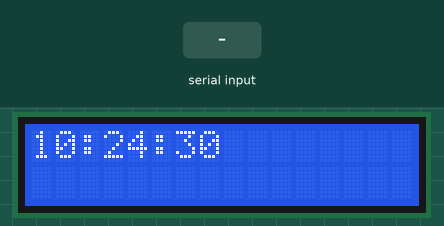
Recording of a sketch running on a simulated Arduino Uno, built with avr-gcc and run on an emulated ATmega328P. On the bench: 16×2 character LCD. The inputs (shaded band) are chosen by the test bench. The local clock reads 2024-03-15 10:24:30 at power-on unless the sketch sets it; what the sketch prints to the serial monitor is not drawn.

Above: at 0.1 s.
At 1.2 s:
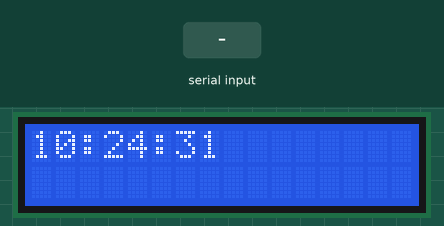
1.3 s: ".\n" received over the second serial link
At 6.3 s:
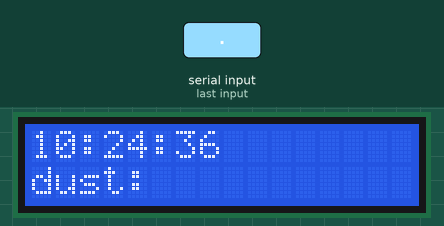
Timing chart, 0 to 7.8 s (numbered marks = the images above; inputs shaded):
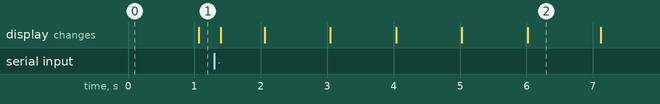

Measured:
- after the input at 1.3 s, the display: first changes after 0.10 s (image 2 shows a later state)

The sketch:

Fin-A_code.ino
```cpp
//////////////////// loop문의 알고리즘을 설명합니다. ////////////////////
// 마지막 글자가 \n이라는 뜻은 문장 끝에 줄바꿈 문자가 있음(엔터)을 의미하므로,
// test 시리얼 모니터에서 읽어온 글자가 '\n' 문자일 때까지
// string 변수인 RMsg에 저장합니다. (else문)
//
// 마지막 문자가 '\n'문자이면 마지막 문자를 저장하고
// 문자열의 끝을 나타내는 \0을 추가로 저장합니다.
// 저장된 문자열을 strncpy 함수를 사용해서 1차원 char배열 변수인 Msg에 저장합니다.
// 문자가 저장된 Msg에서 출력할 글자가 몇 글자인지 알기 위해서 \n의 인덱스를 찾습니다.
// 예를 들어, 값이 6.10이라고 하면 Msg의 인덱스는 5입니다. >>> 6, ., 1, 0, \n
// 이대로 lcd에 Msg를 출력하면 \n문자까지 출력되기 때문에 \n를 제외하기 위해서
// 인덱스-1 만큼만 Msg를 출력합니다.
//
// 그런데, 시리얼 통신을 통해 얻는 test.read()의 값이
// 26.86 > 108.68 > 3.17 > 32.11 > 471.91 > ... 라고 하고
// 이 값들을 lcd를 초기화 하지 않은 채로 lcd에 출력하면
// 26.86 > 108.68 > 3.1768 > 32.118 > 471.91 > ... 와 같이 출력됩니다.
// lcd.clear()를 사용하면 전체 화면이 반복적으로 지워지기 때문에,
// 아래 코드를 적용해서 일부 화면만 지워지게 했습니다.
//
// 현재 프로그램에서는 1번째 행에 dust:xx.xx 와 같이 미세먼지 수치를 출력하며,
// 출력되는 미세먼지의 값은 소수점 두번째 자리까지만 출력됩니다.
// 즉, setCursor(1,0)부터 dust:가 출력되고 미세먼지 수치를 출력할 때
// "."의 위치로부터 2칸 뒤의 lcd화면을 공백을 사용해서 초기화해줍니다.
// 이를 적용하면 다음과 같습니다.
// 26.86 > 108.68 > 3.17   > 32.11  > 471.91 > ... 와 같이 출력됩니다.
//
// lcd 화면을 출력하면 string 변수인 RMsg를 초기화해줍니다.
// 0,0 위치에 현재시간을 갱신하고 반복문을 종료합니다.
//////////////////////////////////////////////////////////////////////


//////////////// include //////////////////
// 시리얼 통신 >>> 10번 11번 핀 사용합니다. //
#include <SoftwareSerial.h>
SoftwareSerial Team13(10,11);

// RTC 모듈 //

#include <DS1302.h>
DS1302 rtc(7,8,13);

// I2C_lcd //
#include <LiquidCrystal_I2C.h>
LiquidCrystal_I2C lcd(0x27, 16, 2);
//////////////////////////////////////////


// 전역 변수 //
String RMsg = ""; char Msg[10] = {0}; int acount = 0;

void setup() {
  // 초기 상태 //
  lcd.begin();  Serial.begin(9600);  Team13.begin(9600);
  Serial.println("lnitialized");
}

void loop() {
 // test와 시리얼 통신을 사용합니다. //
 Team13.listen();

 // Team13 시리얼 모니터에 뭔가 입력되면 아래 반복문을 수행합니다. //
 while(Team13.available())
 {  // ch에 Team13 시리얼 모니터의 값을 저장합니다. //
    char ch = Team13.read();

    // if ~ else 문... 위에서 자세히 설명 //
    if(ch == '\n')
    { RMsg += ch;  RMsg += '\0';
      strncpy(Msg, RMsg.c_str(), RMsg.length());

      // 인덱스 찾기 //
      for(int a = 0; a < RMsg.length(); a++)
      { if(Msg[a] == '\n') { acount = a;   break; } }

      // lcd 화면 초기화 //
      for(int a = 0; a<acount-1; a++)
      {  if(Msg[a] == '.')
         { if(a == 1) { lcd.setCursor(8,1); lcd.print("        "); }
           if(a == 2) { lcd.setCursor(9,1); lcd.print("        "); } } }

      // 미세먼지의 값 출력 //
      lcd.setCursor(0,1); lcd.print("dust:");
      for(int a = 0; a<acount-1; a++)
      { lcd.print(Msg[a]); }

      // 문자열 초기화 //
      RMsg = ""; }
    else
    { RMsg += ch; } }

    // lcd 화면 0,0 위치에 시간 표시 //
    lcd.setCursor(0,0); lcd.print(rtc.getTimeStr());
    delay(100);
}
```
